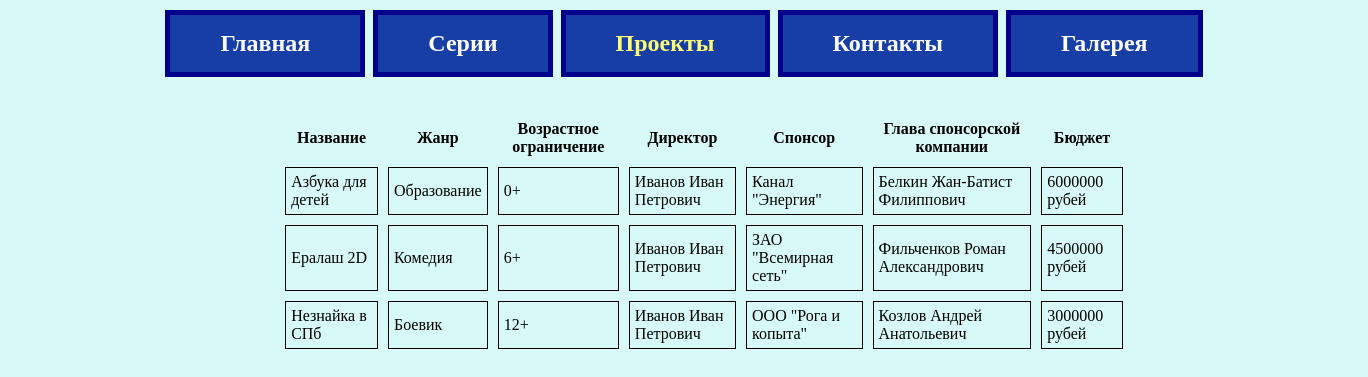
The app's page /projects.php with its own data.
### tables this page shows
CREATE TABLE `projects` (
  `id` int(4) NOT NULL,
  `name` varchar(60) NOT NULL,
  `genre` varchar(60) NOT NULL,
  `age_limit` varchar(20) NOT NULL,
  `emp_id` int(4) NOT NULL,
  `sponsor_id` int(4) NOT NULL
);

CREATE TABLE `employees` (
  `id` int(7) NOT NULL,
  `name` varchar(60) NOT NULL,
  `position` varchar(60) NOT NULL,
  `login` varchar(60) NOT NULL,
  `pass` varchar(60) NOT NULL
);

CREATE TABLE `sponsors` (
  `id` int(4) NOT NULL,
  `company_name` varchar(60) NOT NULL,
  `company_head` varchar(60) NOT NULL,
  `budget` int(20) NOT NULL
);

### projects.php (the view, shortened to what this page needs)
<!DOCTYPE html>
<html>
<head>
    <link rel="stylesheet" href="style1.css">
    <link rel="stylesheet" href="style2.css">
</head>
<body bgcolor="D7F9F7">
    <link rel="stylesheet" href="style2.css">
    <div class="page">
        <div class="block0">
            <ul class="nav">
                <li><a class="buttons" href="index.php">Главная</a></li>
                <li><a class="buttons" href="series.php">Серии</font></a></li>
                <li><a class="mainbuttons" href="projects.php">Проекты</font></a></li>
                <li><a class="buttons" href="ref.php">Контакты</font></a></li>
        	    <li><a class="buttons" href="sponsors.php">Галерея</font></a></li>
            </ul>
        </div>
        <div class="container">
            <div class="block1">
            </div>
            <div class="block2">
            <?php
            include 'db.php';
            $query = "SELECT p.*, s.company_head, s.budget FROM projects p INNER JOIN sponsors s ON p.sponsor_id = s.id";
            $result = mysqli_query($conn, $query);
            echo '<table>';
            echo '<tr><th>Название</th><th>Жанр</th><th>Возрастное ограничение</th><th>Директор</th><th>Спонсор</th><th>Глава спонсорской компании</th><th>Бюджет</th></tr>';
            while ($row = mysqli_fetch_array($result)) {
                echo '<tr>';
                echo '<td>' . $row['name'] . '</td>';
                echo '<td>' . $row['genre'] . '</td>';
                echo '<td>' . $row['age_limit'] . '</td>';
                $sql4 = intval($row['emp_id']);
                $nq = "SELECT name FROM employees WHERE id = $sql4";
                $itog = mysqli_query($conn, $nq);
                $row2 = mysqli_fetch_assoc($itog);
                echo '<td>' .htmlspecialchars($row2['name']). '</td>';
                $sql5 = intval($row['sponsor_id']);
                $nq2 = "SELECT company_name FROM sponsors WHERE id = $sql5";
                $itog2 = mysqli_query($conn, $nq2);
                $row3 = mysqli_fetch_assoc($itog2);
                echo '<td>' .htmlspecialchars($row3['company_name']). '</td>';
                echo '<td>' . $row['company_head'] . '</td>';
                echo '<td>' . $row['budget'] . ' рубей</td>';
                echo '</tr>';
            }
            echo '</table>';
            ?>
            </div>
            <div class="block1">
            </div>
        </div>
    </div>
</body>
</html>

### style1.css (style rules this page uses)
.nav li { display: inline; }
ul.nav a { margin: 2px; display: inline-block; padding-right: 50px; padding-left: 50px; padding-top: 15px; padding-bottom: 15px; background-color: #163ea4; border: 5px solid #00008B; text-decoration: none; text-align: center; font-weight: 600; font-size: 150%; }

### style2.css (style rules this page uses)
.container { display: flex; margin-top: 30px; }
.block0 { margin: auto; height: 10%; width: 100%; text-align: center; }
.block1 { height: 900px; width: 230px; margin-right: 40px; margin-left: 40px; }
.block2 { height: 100%; width: 100%; font-family: century gothic; margin-left: 40px; }
.buttons { font-family: century gothic; color: white; padding: 1px; }
.mainbuttons { font-family: century gothic; color: #FFFF77; }

### projects.php (style rules this page uses)
table { border-collapse: separate; border-spacing: 10px; font-family: century gothic; }
td { padding: 5px; border: 1px solid #000; font-family: century gothic; }
a { font-family: century gothic; }

### records on screen
projects: name "Азбука для детей", genre "Образование", age_limit "0+", emp.name "Иванов Иван Петрович", sponsor.company_name "Канал \"Энергия\"", sponsor.company_head "Белкин Жан-Батист Филиппович", sponsor.budget "6000000"
projects: name "Ералаш 2D", genre "Комедия", age_limit "6+", emp.name "Иванов Иван Петрович", sponsor.company_name "ЗАО \"Всемирная сеть\"", sponsor.company_head "Фильченков Роман Александрович", sponsor.budget "4500000"
projects: name "Незнайка в СПб", genre "Боевик", age_limit "12+", emp.name "Иванов Иван Петрович", sponsor.company_name "ООО \"Рога и копыта\"", sponsor.company_head "Козлов Андрей Анатольевич", sponsor.budget "3000000"
